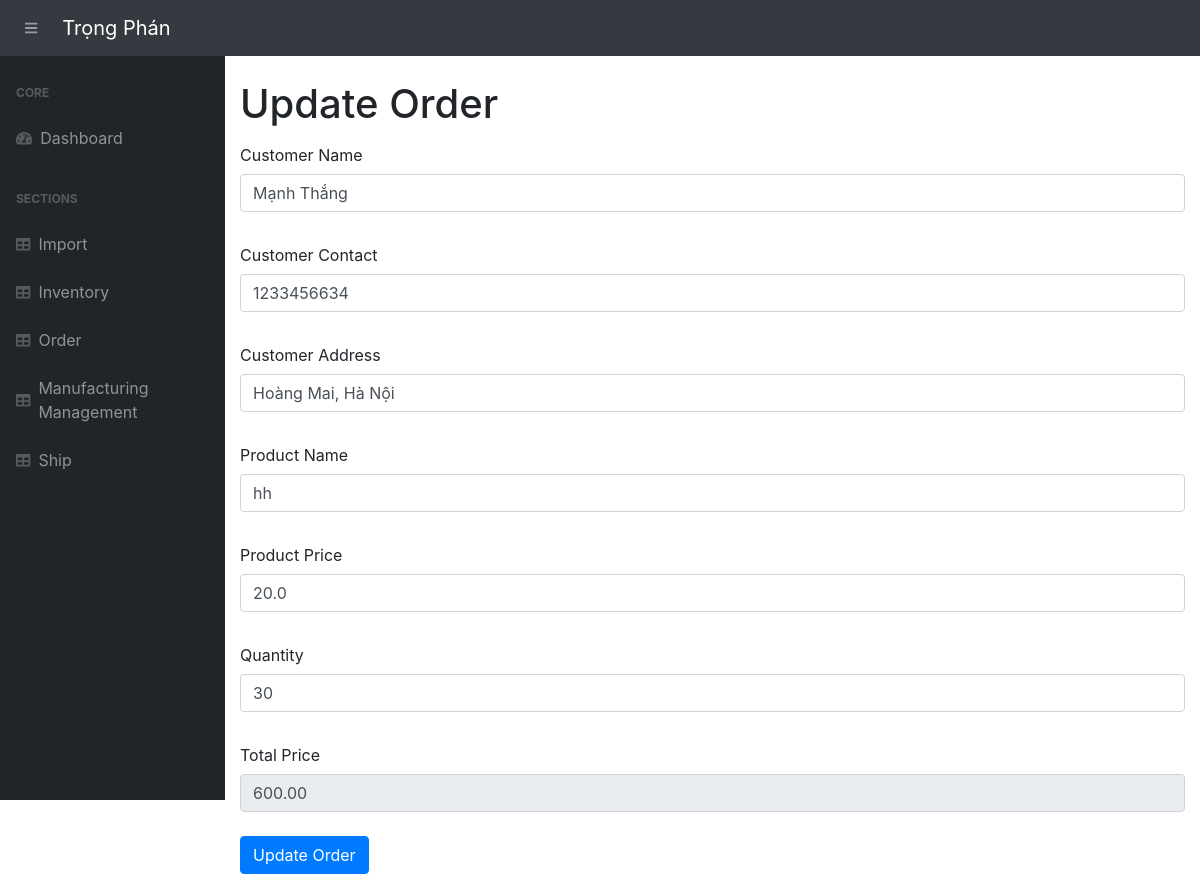
The app's page /update-order/1, older data.
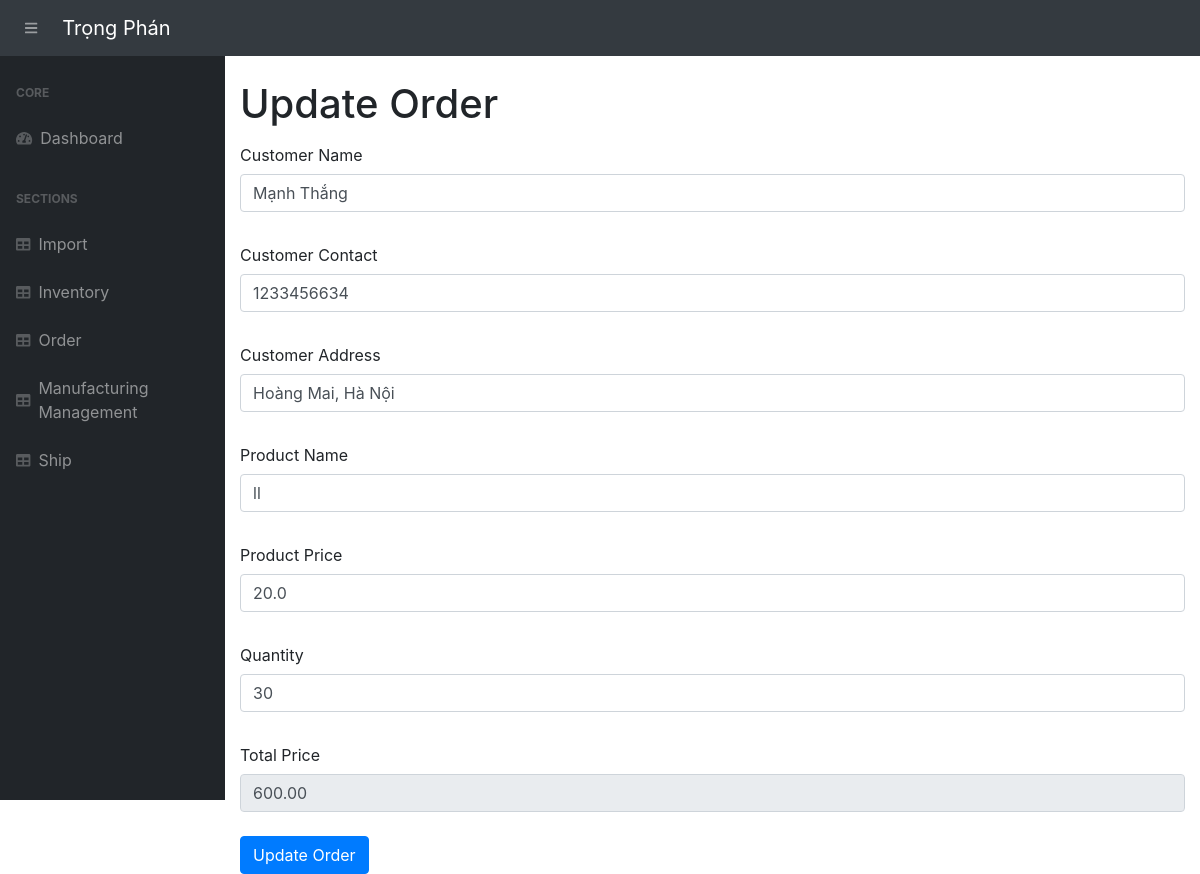
The same page, newer data.
### app.py (models this page shows, shortened)
class OrderDetail(db.Model):
    __tablename__ = 'order_details'
    order_detail_id = db.Column(db.Integer, primary_key=True)
    order_id = db.Column(db.Integer, db.ForeignKey('orders.order_id'))
    product_name = db.Column(db.String(100))
    product_price = db.Column(db.Float)
    quantity = db.Column(db.Integer)
    import_id = db.Column(db.Integer, db.ForeignKey('imports.import_id'))  # Import relation
    import_record = db.relationship('Import', backref='order_details', lazy=True)

### app.py (the view, shortened to what this page needs)
@app.route("/update-order/<int:order_id>", methods=["POST", "GET"])
def updateOrder(order_id):
    order = Order.query.get_or_404(order_id)
    return render_template("update-order.html", order=order)

### templates/update-order.html (shortened to what this page needs)
{% extends 'base.html' %}
{% block content %}
<main>
    <div class="container-fluid">
        <h1 class="mt-4">Update Order</h1>
        <form action="/update-order/{{ order.order_id }}" method="POST">
            <label for="cus_name" class="col-form-label">Customer Name</label>
            <input type="text" name="cus_name" class="form-control" value="{{ order.cus_name }}" required><br>
            <label for="cus_contact" class="col-form-label">Customer Contact</label>
            <input type="text" name="cus_contact" class="form-control" value="{{ order.cus_contact }}"><br>
            <label for="cus_address" class="col-form-label">Customer Address</label>
            <input type="text" name="cus_address" class="form-control" value="{{ order.cus_address }}"><br>
            {% for order_detail in order.order_details %}
                <div class="product-entry">
                    <label for="product_name" class="col-form-label">Product Name</label>
                    <input type="text" name="product_names[]" class="form-control product-name" value="{{ order_detail.product_name }}" required><br>
                    <label for="product_price" class="col-form-label">Product Price</label>
                    <input type="number" name="product_prices[]" class="form-control product-price" value="{{ order_detail.product_price }}" required oninput="calculateTotalPrice()"><br>
                    <label for="quantity" class="col-form-label">Quantity</label>
                    <input type="number" name="quantities[]" class="form-control quantity" value="{{ order_detail.quantity }}" required oninput="calculateTotalPrice()"><br>
                </div>
            {% endfor %}
            <label for="price" class="col-form-label">Total Price</label>
            <input type="number" name="price" class="form-control" value="{{ order.price }}" readonly><br>
            <button type="submit" class="btn btn-primary">Update Order</button>
        </form>
    </div>
</main>
{% endblock %}

Row changes from the older to the newer data that the page shows:
changed OrderDetail: product_name "hh" → "ll"
